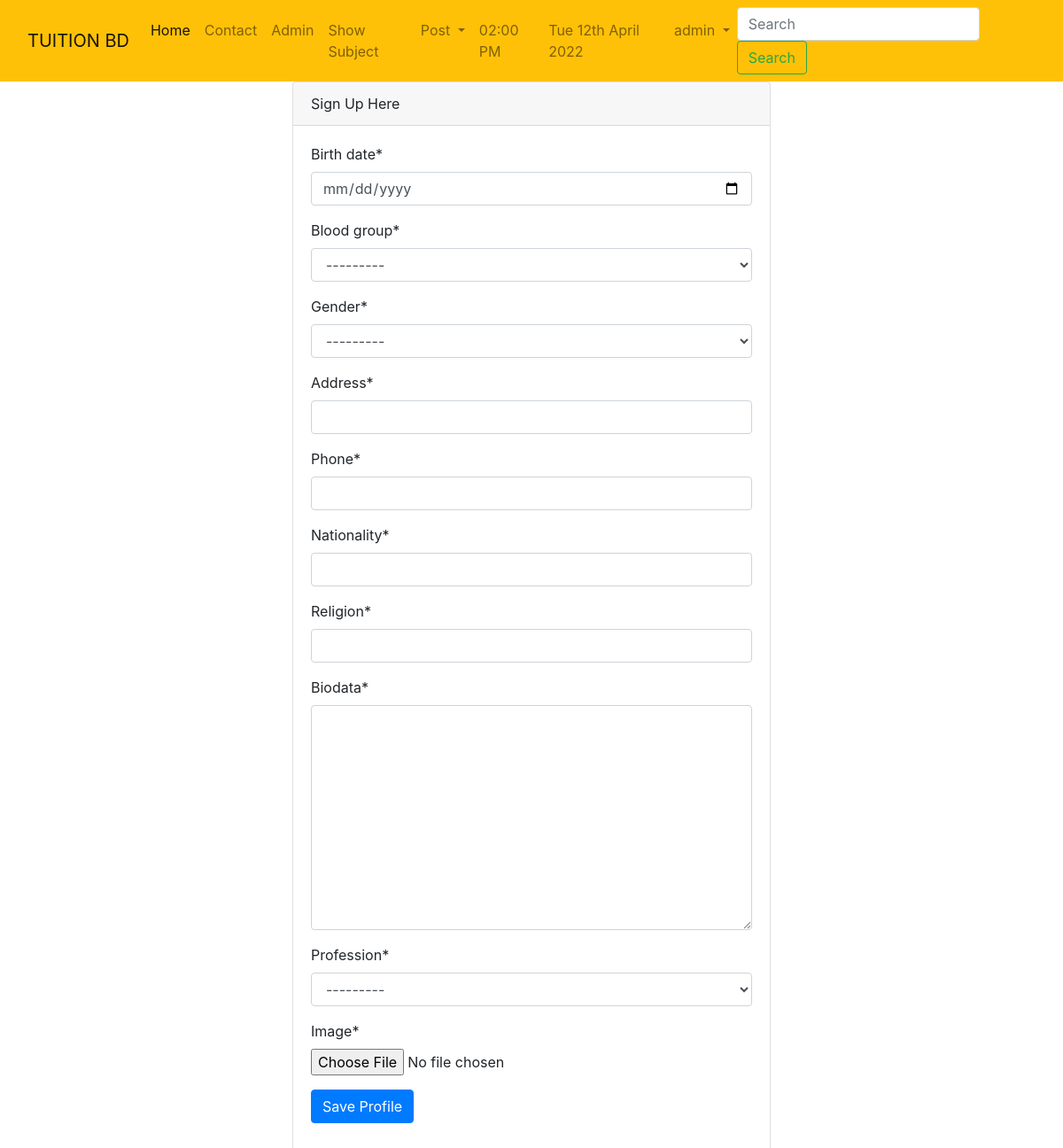
Before: /session/userprofile/ (signed in) with the older database file.
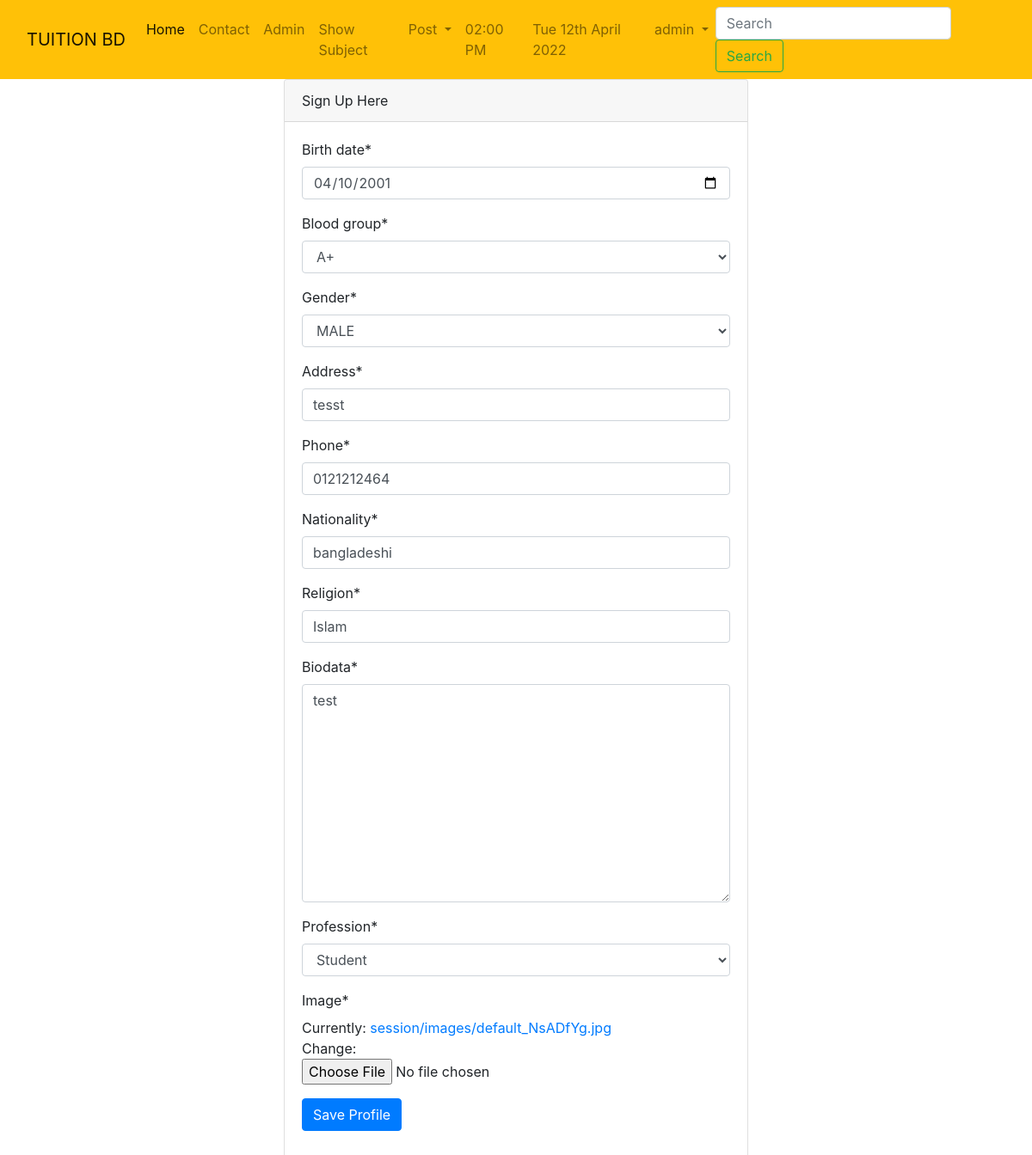
After: the same page with the newer database file.
### session/models.py (models this page shows, shortened)
class Profile(models.Model):
    BlOOD_GROUP = (
        ('A+', 'A+'),
        ('B+', 'B+'),
        ('O+', 'O+'),
        ('A-', 'A-'),
        ('B-', 'B-'),
        ('O-', 'O-'),
        ('AB+', 'AB+'),
        ('AB-', 'AB-'),
    )
    GENRE_CHOICES = (
        ('Male', 'MALE'),
        ('Female', 'FEMALE'),
    )
    CATEGORY = (
        ('Student', 'Student'),
        ('Teacher', 'Teacher'),
    )
    user = models.OneToOneField(User, on_delete=models.CASCADE)
    birth_date = models.DateField()
    blood_group = models.CharField(max_length=10, choices=BlOOD_GROUP)
    gender = models.CharField(max_length=50, choices=GENRE_CHOICES)
    address = models.CharField(max_length=200)
    phone = models.CharField(max_length=11)
    nationality = models.CharField(max_length=30)
    religion = models.CharField(max_length=50)
    biodata = models.TextField()
    profession = models.CharField(max_length=50, choices=CATEGORY)
    image = models.ImageField(default='default.png',
                              upload_to='session/images')

### session/views.py (the view)
# urls.py: path('userprofile/', userProfile, name='userprofile'),
def userProfile(request):
    try:
        instance = Profile.objects.get(user=request.user)
    except Profile.DoesNotExist:
        instance = None
    if request.method == 'POST':
        if instance:
            form = UserProfileForm(
                request.POST, request.FILES, instance=instance)
        else:
            form = UserProfileForm(request.POST, request.FILES)
        if form.is_valid():
            obj = form.save(commit=False)
            obj.user = request.user
            obj.save()
            messages.success(request, 'Your Profile Save Successfully!!')
            return redirect('homeview')
    else:
        form = UserProfileForm(instance=instance)
    context = {
        'form': form
    }
    return render(request, 'session/updateprofile.html', context)

### session/forms.py
class UserProfileForm(forms.ModelForm):
    birth_date=forms.DateField(widget=forms.TextInput(attrs={'type':'date'}))
    class Meta:
        model=Profile
        exclude=('user',)

### templates/session/updateprofile.html
{% extends 'index.html' %} {% block body %} {% load crispy_forms_tags%}
<div class="container">
  <div class="row">
    <div class="col-md-6 offset-md-3">
      <div class="card">
        <div class="card-header">Sign Up Here</div>
        <div class="card-body">
          <form action="" method="POST" enctype="multipart/form-data">
            {% csrf_token %} {{ form|crispy }}
            <button type="submit" class="btn btn-primary">Save Profile</button>
          </form>
        </div>
      </div>
    </div>
  </div>
</div>
{% endblock body %}

### templates/index.html (shortened to what this page needs)
<html lang="en">
  <head>
    <link
      rel="stylesheet"
      href="https://stackpath.bootstrapcdn.com/bootstrap/4.3.1/css/bootstrap.min.css"
    />
  </head>
  <body>
    <nav class="navbar navbar-expand-lg navbar-light bg-warning">
      <div class="container-fluid">
        <a class="navbar-brand" href="{% url 'homeview' %}">TUITION BD</a>
        <div class="collapse navbar-collapse" id="navbarSupportedContent">
          <ul class="navbar-nav mr-auto">
            <li class="nav-item active">
              <a class="nav-link" href="{% url 'home' %}"
                >Home <span class="sr-only">(current)</span></a
              >
            </li>
            <li class="nav-item">
              <a class="nav-link" href="/tuition/contact/">Contact</a>
            </li>
            <li class="nav-item">
              <a class="nav-link" href="/admin/">Admin</a>
            </li>
            <li class="nav-item">
              <a class="nav-link" href="/tuition/subject/">Show Subject</a>
            </li>
            <li class="nav-item dropdown">
              <a
                class="nav-link dropdown-toggle"
                href="#"
                id="navbarDropdown"
                role="button"
                data-toggle="dropdown"
                aria-haspopup="true"
                aria-expanded="false"
              >
                Post
              </a>
            </li>
            <li class="nav-item">
              <a class="nav-link" href="">{% now "h:i A"%}</a>
            </li>
            <li class="nav-item">
              <a class="nav-link" href="">{% now "D jS F Y"%}</a>
            </li>
            {% if user.is_authenticated %}
            <li class="nav-item dropdown">
              <a
                class="nav-link dropdown-toggle"
                href=""
                id="navbarDropdown"
                role="button"
                data-toggle="dropdown"
                aria-haspopup="true"
                aria-expanded="false"
              >
                {{user.username}}
              </a>
            </li>
            {% endif %}
          </ul>
          <form class="form-inline my-2 my-lg-0" method="POST" action="/tuition/search/">
            <input
              class="form-control mr-sm-2"
              type="search"
              placeholder="Search"
              aria-label="Search"
              name="search"
            />
            <button class="btn btn-outline-success my-2 my-sm-0" type="submit">
              Search
            </button>
          </form>
        </div>
      </div>
    </nav>
    {% block body %}{% endblock body %}
  </body>
</html>

Changed rows visible on the page:
added Profile: birth_date "04/10/2001", blood_group "A+", gender "MALE", address "tesst", phone "0121212464", nationality "bangladeshi", religion "Islam", biodata "test", profession "Student"
Other visible differences:
form field blood_group: "---------" → (not shown)
form field gender: "---------" → (not shown)
form field profession: "---------" → (not shown)
text no longer shown: "Birth date * Blood group * Gender * Address * Phone * Nationality * Religion * Biodata * Profession * Image *"
text now shown: "Birth date * Blood group * Gender * Address * Phone * Nationality * Religion * Biodata * Profession * Image * Currently: session/images/default_NsADfYg.jpg Change:"
